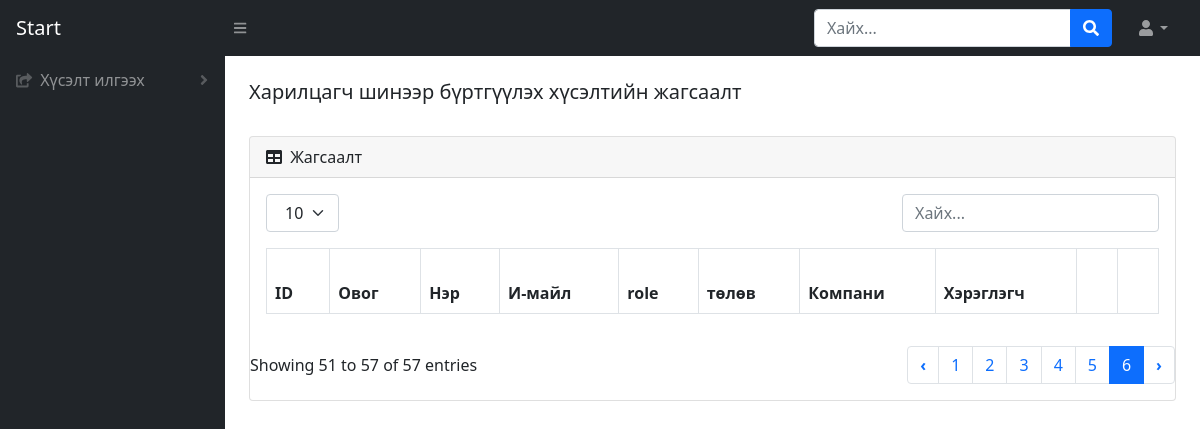
The page /reg-list on the database as committed earlier.
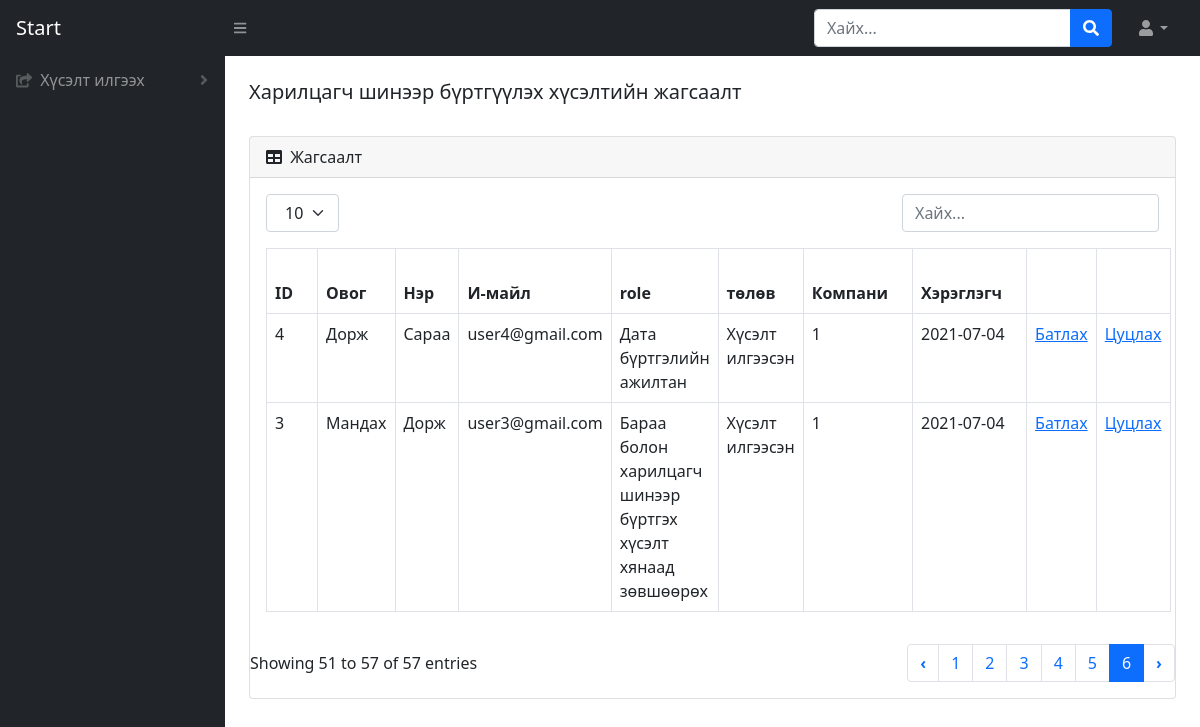
The same page on the database as committed later.
### BMweb/models.py (models this page shows, shortened)
class Hereglegch(models.Model):
    ovog=models.CharField(max_length=300, verbose_name=_("Хэрэглэгчийн овог"))
    ner=models.CharField(max_length=300, verbose_name=_("Хэрэглэгчийн нэр"))
    mail = models.CharField(max_length=300, verbose_name=_("И-мейл хаяг"))
    role = models.ForeignKey(HereglegchRole, on_delete=CASCADE ,verbose_name=_("Эрхийн түвшин"))
    state = models.ForeignKey(HereglegchState, on_delete=CASCADE , verbose_name=_("Хэрэглэгчийн төлөв"))
    company = models.ForeignKey(Company, on_delete=CASCADE , verbose_name=_("Компани"))
    password  = models.CharField(max_length=150, verbose_name=_("Хэрэглэгчийн нууц үг"))
    reg_date = models.DateTimeField(default=datetime.now, verbose_name=_("Нэвтэрсэн огноо"))
    class Meta:
        verbose_name = _("Хэрэглэгч")
        verbose_name_plural = _("Хэрэглэгч")

class HereglegchRole(models.Model):
    levelName = models.CharField(max_length=300, verbose_name=_("Эрхийн түвшин"))
    class Meta:
        verbose_name = _("Эрхийн түвшин")
        verbose_name_plural = _("Эрхийн түвшин")
    def __str__(self):
        return self.levelName

class HereglegchState(models.Model):
    stateName = models.CharField(max_length=300, verbose_name=_("Хэрэглэгчийн төлөв"))
    class Meta:
        verbose_name = _("Хэрэглэгч төлөв")
        verbose_name_plural = _("Хэрэглэгч төлөв")
    def __str__(self):
        return self.stateName

### BMweb/views.py (the view)
# urls.py: path('reg-list', views.hereglegchList,name='reg-list'),
def hereglegchList(request):
    if 'user_id' in request.session:
        h = Hereglegch.objects.get(pk=request.session['user_id'])
        return render(request,'hereglegchList.html', {'user': h })
    h = Hereglegch.objects.filter(state_id = 1).order_by('-reg_date')
    return render(request,'hereglegchList.html',{'HereglegchList': h})

### BMweb/templates/hereglegchList.html (shortened to what this page needs)
{% load static %}
<!DOCTYPE html>
<html lang="en">
    <head>
        <link href="https://cdn.jsdelivr.net/npm/simple-datatables@latest/dist/style.css" rel="stylesheet" />
        <link href="css/styles.css" rel="stylesheet" />
        <link href="{% static 'css/styles.css' %}" rel="stylesheet"/>
    </head>
    <body class="sb-nav-fixed">
        <nav class="sb-topnav navbar navbar-expand navbar-dark bg-dark">
            <a class="navbar-brand ps-3" href="login.html">Start</a>
            <button class="btn btn-link btn-sm order-1 order-lg-0 me-4 me-lg-0" id="sidebarToggle" href="#!"><i class="fas fa-bars"></i></button>
            <form class="d-none d-md-inline-block form-inline ms-auto me-0 me-md-3 my-2 my-md-0">
                <div class="input-group">
                    <input class="form-control" type="text" placeholder="Хайх..." aria-label="Search for..." aria-describedby="btnNavbarSearch" />
                    <button class="btn btn-primary" id="btnNavbarSearch" type="button"><i class="fas fa-search"></i></button>
                </div>
            </form>
            <ul class="navbar-nav ms-auto ms-md-0 me-3 me-lg-4">
                <li class="nav-item dropdown">
                    <a class="nav-link dropdown-toggle" id="navbarDropdown" href="#" role="button" data-bs-toggle="dropdown" aria-expanded="false"><i class="fas fa-user fa-fw"></i></a>
                </li>
            </ul>
        </nav>
        <div id="layoutSidenav">
            <div id="layoutSidenav_nav">
                <nav class="sb-sidenav accordion sb-sidenav-dark" id="sidenavAccordion">
                    <div class="sb-sidenav-menu">
                        <div class="nav">
                            <a class="nav-link collapsed" href="#" data-bs-toggle="collapse" data-bs-target="#collapseLayouts" aria-expanded="false" aria-controls="collapseLayouts">
                                <div class="sb-nav-link-icon"><i class="fas fa-share-square"></i></div>
                                Хүсэлт илгээх
                                <div class="sb-sidenav-collapse-arrow"><i class="fas fa-angle-down"></i></div>
                            </a>
                        </div>
                    </div>
                </nav>
            </div>
            <div id="layoutSidenav_content">
                <main>
                    <div class="container-fluid px-4">
                        <h5 class="mt-4">Харилцагч шинээр бүртгүүлэх хүсэлтийн жагсаалт</h5>
                        <div class="card mb-4">
                            <div class="card-header">
                                <i class="fas fa-table me-1"></i>
                                Жагсаалт
                            </div>
                            <div class="card-body">
                                <div class="dataTable-top">
                                    <div class="dataTable-dropdown">
                                        <label>
                                            <select class="dataTable-selector">
                                                <option value="10" selected="">10</option>
                                            </select>
                                        </label>
                                    </div>
                                    <div class="dataTable-search">
                                        <input class="dataTable-input" placeholder="Хайх..." type="text">
                                    </div>
                                </div>
                                <table id="datatablesSimple" class="dataTable-table">
                                    <thead>
                                        <tr>
                                            <th data-sortable="" class="asc">
                                                <a href="#" class="dataTable-sorter">ID</a>
                                            </th>
                                            <th data-sortable="" class="asc">
                                                <a href="#" class="dataTable-sorter">Овог</a>
                                            </th>
                                            <th data-sortable="" class="asc">
                                                <a href="#" class="dataTable-sorter">Нэр</a>
                                            </th>
                                            <th data-sortable="" class="asc">
                                                <a href="#" class="dataTable-sorter">И-майл</a>
                                            </th>
                                            <th data-sortable="" class="asc">
                                                <a href="#" class="dataTable-sorter"></a>role</a>
                                            </th>
                                            <th data-sortable="" class="asc">
                                                <a href="#" class="dataTable-sorter">төлөв</a>
                                            </th>
                                            <th data-sortable="" class="asc">
                                                <a href="#" class="dataTable-sorter">Компани</a>
                                            </th>
                                            <th data-sortable="" class="asc">
                                                <a href="#" class="dataTable-sorter">Хэрэглэгч</a>
                                            </th>
                                            <th data-sortable="" class="asc">
                                            </th>
                                            <th data-sortable="" class="asc">
                                            </th>
                                        </tr>
                                    </thead>
                                    {% for h in HereglegchList %}
                                        <tr>
                                            <td>{{ h.id }}</td>
                                            <td>{{ h.ovog }}</td>
                                            <td>{{ h.ner }}</td>
                                            <td>{{ h.mail }}</td>
                                            <td>{{ h.role }}</td>
                                            <td>{{ h.state }}</td>
                                            <td>{{ h.state_id }}</td>
                                            <td>{{ h.reg_date | date:"Y-m-d" }}</td>
                                            <td><a href="/change-state/{{h.id}}/2">Батлах</a></td>
                                            <td><a href="/change-state/{{h.id}}/3">Цуцлах</a></td>
                                        </tr>
                                    {% endfor %}
                                    </table>
                            </div>
                            <div class="dataTable-bottom">
                                <div class="dataTable-info">Showing 51 to 57 of 57 entries</div>
                                <nav class="dataTable-pagination">
                                    <ul class="dataTable-pagination-list">
                                        <li class="pager"><a href="#" data-page="5">‹</a></li>
                                        <li class=""><a href="#" data-page="1">1</a></li>
                                        <li class=""><a href="#" data-page="2">2</a></li>
                                        <li class=""><a href="#" data-page="3">3</a></li>
                                        <li class=""><a href="#" data-page="4">4</a></li>
                                        <li class=""><a href="#" data-page="5">5</a></li>
                                        <li class="active"><a href="#" data-page="6">6</a></li>
                                        <li class="pager"><a href="#" data-page="6">›</a></li>
                                    </ul>
                                </nav>
                            </div>
                        </div>
                    </div>
                </main>
            </div>
        </div>
    </body>
</html>

Rows that differ between the two databases and show on the page:
now on this page (row edited): Hereglegch: id "4", ovog "Дорж", ner "Сараа", mail "user4@gmail.com", role "Дата бүртгэлийн ажилтан", state "Хүсэлт илгээсэн", state_id "1", reg_date "2021-07-04"
now on this page (row edited): Hereglegch: id "3", ovog "Мандах", ner "Дорж", mail "user3@gmail.com", role "Бараа болон харилцагч шинээр бүртгэх хүсэлт хянаад зөвшөөрөх", state "Хүсэлт илгээсэн", state_id "1", reg_date "2021-07-04"
